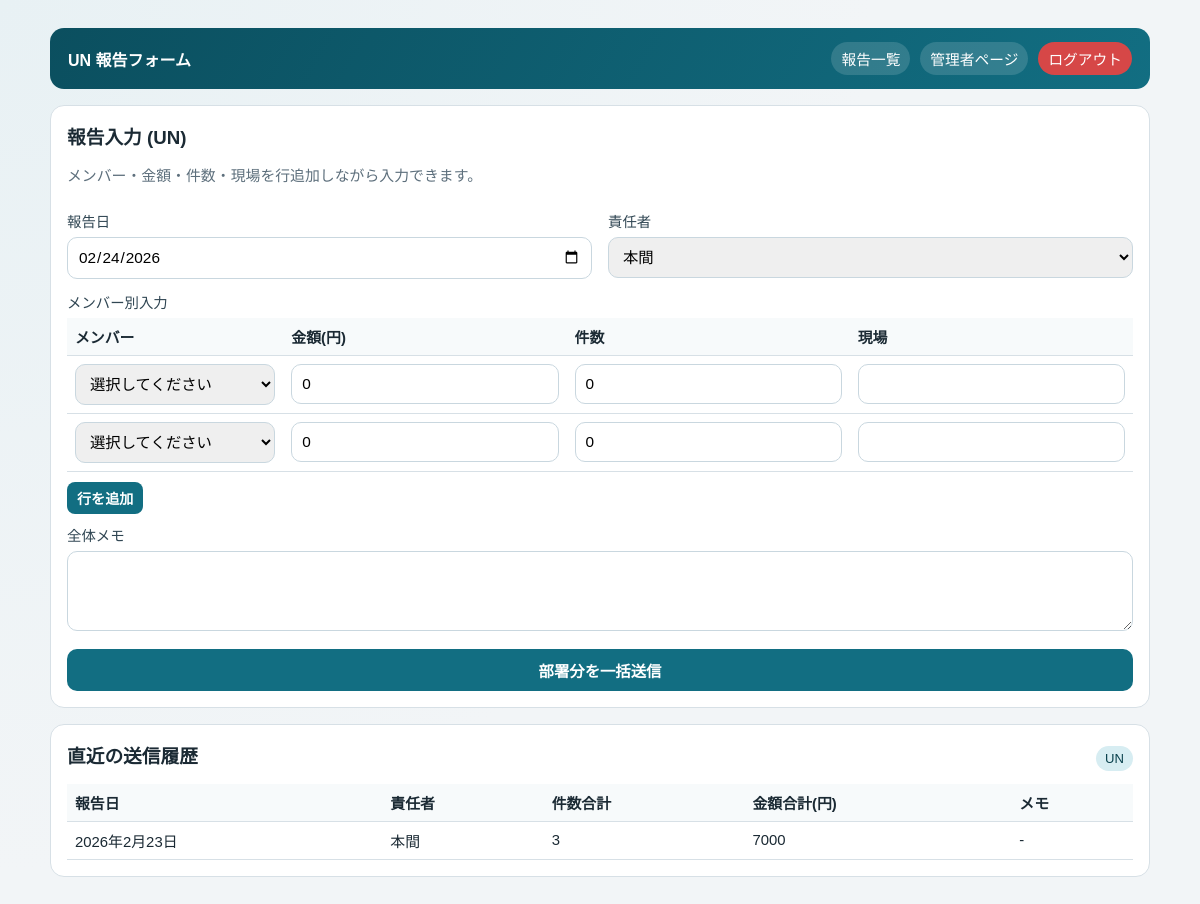
/reports/un/, run on an earlier commit of the app's database.
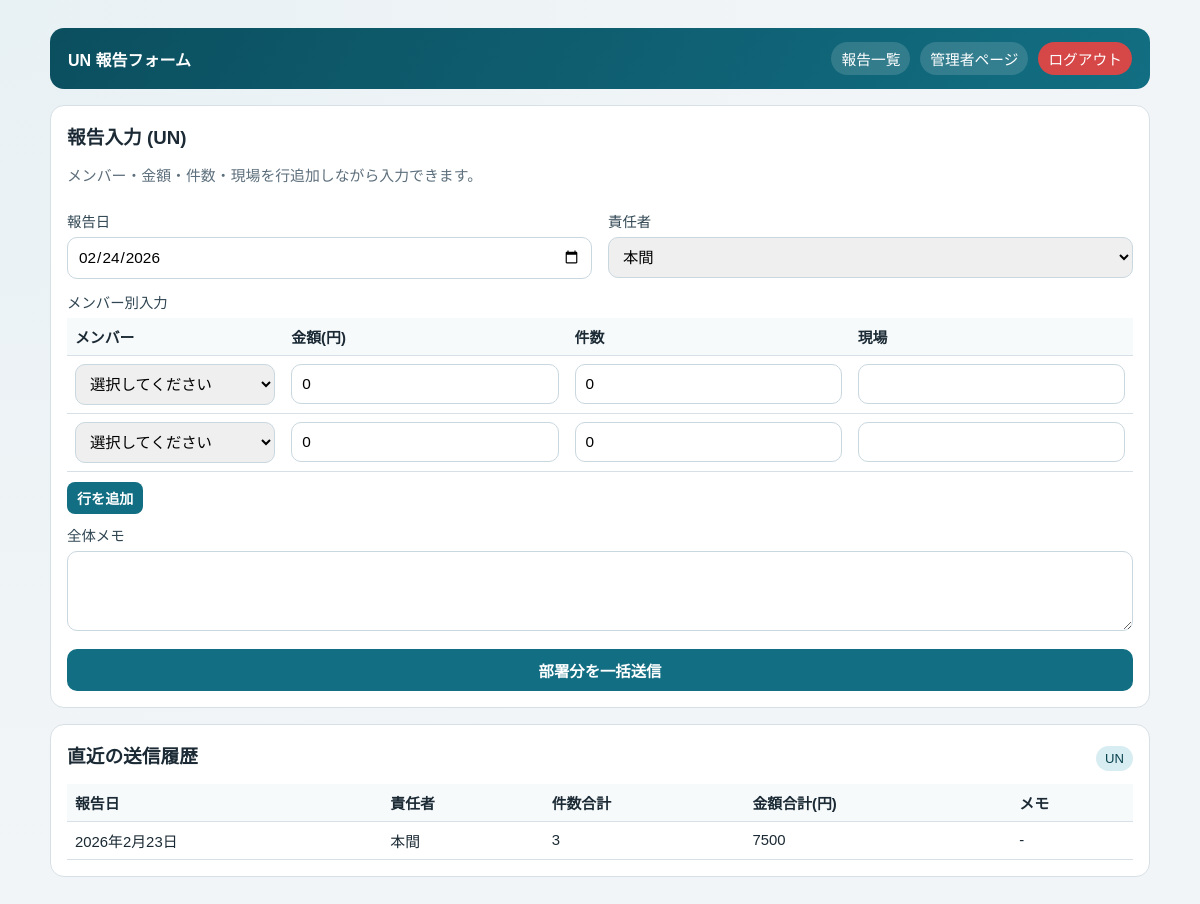
And on a later commit of the database.
### apps/reports/models.py (models this page shows, shortened)
class DailyDepartmentReport(models.Model):
    department = models.ForeignKey(
        Department,
        on_delete=models.CASCADE,
        related_name="daily_reports",
    )
    report_date = models.DateField(default=timezone.localdate)
    reporter = models.ForeignKey(
        Member,
        on_delete=models.SET_NULL,
        null=True,
        blank=True,
        related_name="submitted_reports",
    )
    total_count = models.PositiveIntegerField(default=0)
    followup_count = models.PositiveIntegerField(default=0)
    location = models.CharField(max_length=128, blank=True)
    memo = models.TextField(blank=True)
    created_at = models.DateTimeField(auto_now_add=True)
    class Meta:
        ordering = ["-report_date", "-created_at"]

### apps/accounts/models.py (models this page shows, shortened)
class Member(models.Model):
    name = models.CharField(max_length=64)
    login_id = models.CharField(max_length=64, unique=True)
    password = models.CharField(max_length=128)
    created_at = models.DateTimeField(auto_now_add=True)
    class Meta:
        ordering = ["-created_at"]

### apps/reports/views.py (the view)
# urls.py: path("un/", report_un, name="report_un"),
def report_un(request: HttpRequest) -> HttpResponse:
    return _render_report_form(
        request,
        dept_code="UN",
        title="UN 報告フォーム",
        location_label="現場",
    )

### apps/reports/forms.py
class ReportSubmissionForm(forms.Form):
    report_date = forms.DateField(
        label="報告日",
        widget=forms.DateInput(attrs={"type": "date"}),
    )
    reporter = forms.ModelChoiceField(
        label="責任者",
        queryset=Member.objects.none(),
        required=False,
        empty_label="選択してください",
    )
    memo = forms.CharField(
        label="全体メモ",
        required=False,
        widget=forms.Textarea(attrs={"rows": 3}),
    )
    def __init__(self, *args, members=None, **kwargs):
        super().__init__(*args, **kwargs)
        if members is None:
            members = Member.objects.none()
        self.fields["reporter"].queryset = members
        self.fields["reporter"].label_from_instance = lambda member: member.name

### apps/reports/views.py (called while the page is built)
def _members_for_department(department_code: str):
    return (
        Member.objects.filter(department_links__department__code=department_code)
        .distinct()
        .order_by("name")
    )

def _department_by_code(department_code: str):
    return Department.objects.filter(code=department_code).first()

### apps/reports/templates/reports/report_form.html (shortened to what this page needs)
{% extends "base.html" %}
{% block content %}
<div class="container">
  <header class="topbar">
    <strong>{{ title }}</strong>
    <nav>
      <a href="{% url 'report_index' %}">報告一覧</a>
      <a href="{% url 'dashboard_index' %}">管理者ページ</a>
      <a href="{% url 'home' %}" class="logout-link">ログアウト</a>
    </nav>
  </header>
  <section class="card" style="margin-top: 16px;">
    <h3>{% if is_edit %}報告修正{% else %}報告入力{% endif %} ({{ dept_code }})</h3>
    <p class="muted">メンバー・金額・件数・{{ location_label }}を行追加しながら入力できます。</p>
    <form method="post" style="margin-top: 12px;">
      <div class="grid grid-2">
        <div>
          <label for="{{ form.report_date.id_for_label }}">{{ form.report_date.label }}</label>
          {{ form.report_date }}
        </div>
        <div>
          <label for="{{ form.reporter.id_for_label }}">{{ form.reporter.label }}</label>
          {{ form.reporter }}
        </div>
      </div>
      <label style="margin-top: 12px;">メンバー別入力</label>
      <table>
        <thead>
          <tr>
            <th>メンバー</th>
            <th>金額(円)</th>
            <th>件数</th>
            <th>{{ location_label }}</th>
          </tr>
        </thead>
        <tbody id="member-rows">
          {% for row in row_values %}
          <tr>
            <td>
              <select name="member_ids">
                <option value="">選択してください</option>
              </select>
            </td>
            <td><input type="number" min="0" name="amounts" value="{{ row.amount|default:'0' }}" /></td>
            <td><input type="number" min="0" name="counts" value="{{ row.count|default:'0' }}" /></td>
            <td><input name="locations" value="{{ row.location }}" {% if fixed_location %}readonly{% endif %} /></td>
          </tr>
          {% endfor %}
        </tbody>
      </table>
      <div style="margin-top: 10px;">
        <button type="button" id="add-row" class="btn-inline">行を追加</button>
      </div>
      <div style="margin-top: 10px;">
        <label for="{{ form.memo.id_for_label }}">{{ form.memo.label }}</label>
        {{ form.memo }}
      </div>
      <div style="margin-top: 14px;">
        <button type="submit">{% if is_edit %}修正を保存{% else %}部署分を一括送信{% endif %}</button>
      </div>
    </form>
  </section>
  <section class="card" style="margin-top: 16px;">
    <div class="row">
      <h3>直近の送信履歴</h3>
      <span class="badge">{{ dept_code }}</span>
    </div>
    <table style="margin-top: 8px;">
      <thead>
        <tr>
          <th>報告日</th>
          <th>責任者</th>
          <th>件数合計</th>
          <th>金額合計(円)</th>
          <th>メモ</th>
        </tr>
      </thead>
      <tbody>
        {% for report in recent_reports %}
        <tr>
          <td>{{ report.report_date }}</td>
          <td>{% if report.reporter %}{{ report.reporter.name }}{% else %}-{% endif %}</td>
          <td>{{ report.total_count }}</td>
          <td>{{ report.followup_count }}</td>
          <td>{{ report.memo|default:"-" }}</td>
        </tr>
        {% empty %}
        <tr>
          <td colspan="5">まだ送信データがありません。</td>
        </tr>
        {% endfor %}
      </tbody>
    </table>
  </section>
</div>
{% endblock %}

What changed in the data, as far as the page shows it:
changed DailyDepartmentReport "本間": followup_count "7000" → "7500"
